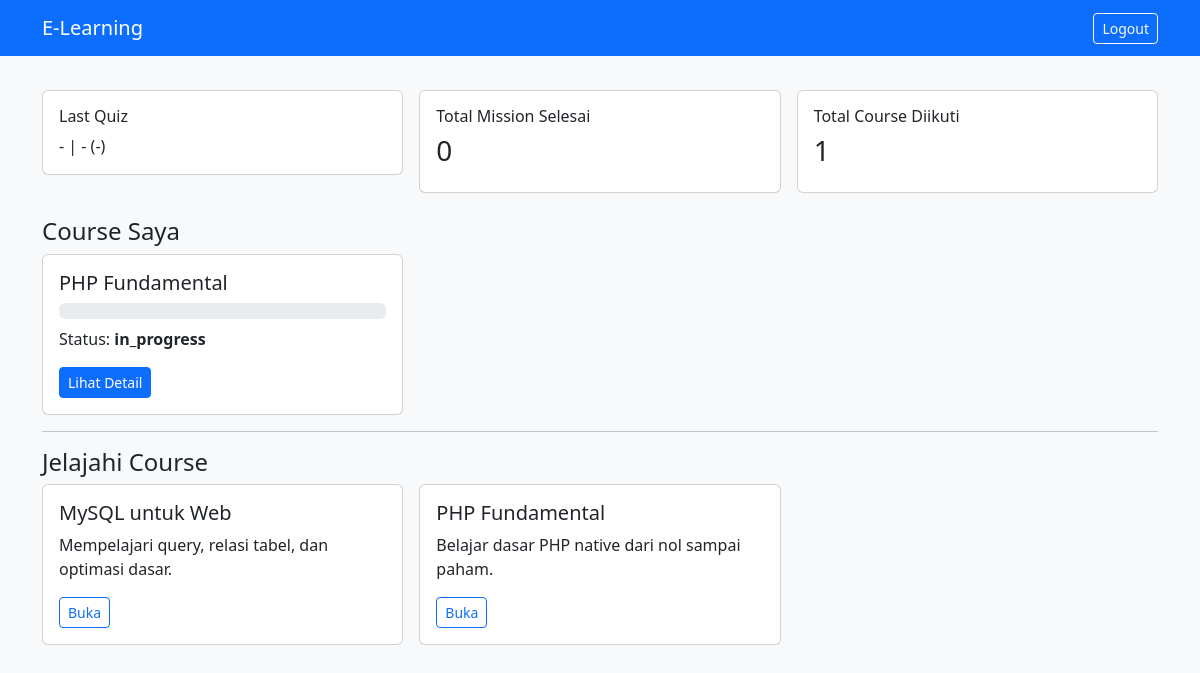
The page /user/dashboard.php (signed in) on the database its author committed.
### tables this page shows
CREATE TABLE enrollments (
    id INT AUTO_INCREMENT PRIMARY KEY,
    user_id INT NOT NULL,
    course_id INT NOT NULL,
    progress INT NOT NULL DEFAULT 0,
    status ENUM('in_progress', 'completed') NOT NULL DEFAULT 'in_progress',
    enrolled_at TIMESTAMP DEFAULT CURRENT_TIMESTAMP,
    UNIQUE KEY unique_enrollment (user_id, course_id),
    CONSTRAINT fk_enroll_user FOREIGN KEY (user_id) REFERENCES users(id) ON DELETE CASCADE,
    CONSTRAINT fk_enroll_course FOREIGN KEY (course_id) REFERENCES courses(id) ON DELETE CASCADE
);

CREATE TABLE courses (
    id INT AUTO_INCREMENT PRIMARY KEY,
    title VARCHAR(150) NOT NULL,
    description TEXT NOT NULL,
    thumbnail VARCHAR(255) NULL,
    created_at TIMESTAMP DEFAULT CURRENT_TIMESTAMP
);

### config/functions.php (called while the page is built, shortened)
<?php
function e(string $value): string
{
    return htmlspecialchars($value, ENT_QUOTES, 'UTF-8');
}

### user/dashboard.php (the view, shortened to what this page needs)
<?php
require_once __DIR__ . '/../config/database.php';
require_once __DIR__ . '/../config/functions.php';
$userId = (int)$_SESSION['user']['id'];
$enrollments = $pdo->prepare('SELECT e.*, c.title, c.thumbnail FROM enrollments e JOIN courses c ON c.id=e.course_id WHERE e.user_id=? ORDER BY e.id DESC');
$enrollments->execute([$userId]);
$enrollmentRows = $enrollments->fetchAll();
$lastQuiz = $pdo->prepare('SELECT q.title, uqr.score, uqr.status FROM user_quiz_results uqr JOIN quizzes q ON q.id=uqr.quiz_id WHERE uqr.user_id=? ORDER BY uqr.id DESC LIMIT 1');
$lastQuiz->execute([$userId]);
$lastQuizRow = $lastQuiz->fetch();
$totalMission = $pdo->prepare("SELECT COUNT(*) FROM user_missions WHERE user_id=? AND status='completed'");
$totalMission->execute([$userId]);
$totalMissionDone = (int)$totalMission->fetchColumn();
?>
<!doctype html><html><head><link href="https://cdn.jsdelivr.net/npm/bootstrap@5.3.3/dist/css/bootstrap.min.css" rel="stylesheet"></head><body class="bg-light">
<nav class="navbar navbar-expand-lg navbar-dark bg-primary fixed-top"><div class="container"><a class="navbar-brand" href="dashboard.php">E-Learning</a><div><a class="btn btn-outline-light btn-sm" href="/elearning/auth/logout.php">Logout</a></div></div></nav>
<div class="container" style="padding-top:90px;">
<div class="row g-3 mb-4"><div class="col-md-4"><div class="card"><div class="card-body"><h6>Last Quiz</h6><p class="mb-0"><?= e($lastQuizRow['title'] ?? '-') ?> | <?= e((string)($lastQuizRow['score'] ?? '-')) ?> (<?= e($lastQuizRow['status'] ?? '-') ?>)</p></div></div></div><div class="col-md-4"><div class="card"><div class="card-body"><h6>Total Mission Selesai</h6><h3><?= $totalMissionDone ?></h3></div></div></div><div class="col-md-4"><div class="card"><div class="card-body"><h6>Total Course Diikuti</h6><h3><?= count($enrollmentRows) ?></h3></div></div></div></div>
<h4>Course Saya</h4><div class="row g-3">
<?php foreach($enrollmentRows as $row):?><div class="col-md-4"><div class="card h-100"><div class="card-body"><h5><?=e($row['title'])?></h5><div class="progress mb-2"></div><p>Status: <strong><?=e($row['status'])?></strong></p><a href="course_detail.php?course_id=<?=$row['course_id']?>" class="btn btn-primary btn-sm">Lihat Detail</a></div></div></div><?php endforeach;?>
</div>
<hr><h4>Jelajahi Course</h4>
<div class="row g-3">
<?php $allCourses=$pdo->query('SELECT * FROM courses ORDER BY id DESC')->fetchAll(); foreach($allCourses as $c):?><div class="col-md-4"><div class="card"><div class="card-body"><h5><?=e($c['title'])?></h5><p><?=e($c['description'])?></p><a href="course_detail.php?course_id=<?=$c['id']?>" class="btn btn-outline-primary btn-sm">Buka</a></div></div></div><?php endforeach;?>
</div>
</div></body></html>

### rows shown on the page
enrollments: course.title "PHP Fundamental", status "in_progress"
courses: title "MySQL untuk Web", description "Mempelajari query, relasi tabel, dan optimasi dasar."
courses: title "PHP Fundamental", description "Belajar dasar PHP native dari nol sampai paham."

### other values the page prints
$lastQuizRow['title'] "-"
$lastQuizRow['score'] "-"
$lastQuizRow['status'] "-"
$totalMissionDone "0"
count($enrollmentRows) "1"
